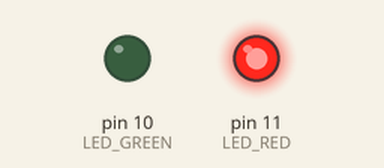
A sketch run on a simulated Arduino Uno, built with avr-gcc and run on an emulated ATmega328P. Parts: output pins drawn as LEDs (lit = HIGH). What the sketch prints to the serial monitor is not drawn.

Above: at 2.5 s.
At 7.5 s:
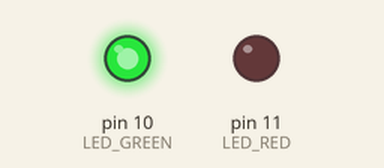
Timing chart, 0 to 13.0 s (numbered marks = the images above):
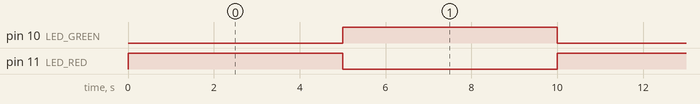

Measured:
- by itself, pin 10 (LED_GREEN), pin 11 (LED_RED): alternates HIGH for 5.0 s and LOW for 5.0 s

The sketch:

DontDisturb_RelaxTime.ino
```cpp
const unsigned int LED_GREEN = 10;
const unsigned int LED_RED = 11;
const unsigned int BAUD_RATE = 9600;

void setup() {
  pinMode(LED_GREEN, OUTPUT);
  pinMode(LED_RED, OUTPUT);
  randomSeed(analogRead(A0));
  Serial.begin(BAUD_RATE);
}

void loop() {
  dontDisturb();
  delay(5000); // wait for 5 seconds
  relaxTime();
  delay(5000); // wait for 5 seconds
}

void dontDisturb(){
  Serial.print("Don't disturb me!!! I'm busy");
  digitalWrite(LED_RED, HIGH);
  digitalWrite(LED_GREEN, LOW);
}
void relaxTime(){
  Serial.print("Relax Time!! ");
  digitalWrite(LED_RED, LOW);
  digitalWrite(LED_GREEN, HIGH);
}
```
